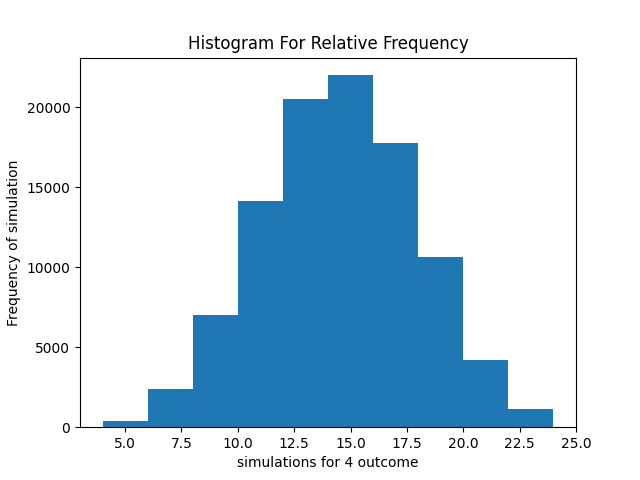

Here is the Python script that generated this plot:
import numpy as np
from random import randint
from matplotlib import pyplot as plt

num = 4
result = [ ]
for i in range (100000):
    throw = [randint(1,6) for r in range(num)]
    s = sum([j for j in throw])
    result.append(s)

arr = np.array(result)
print ("Total number appearing in 4 dice =" ,arr)
plt.hist(arr)
plt.title('Histogram For Relative Frequency')
plt.xlabel('simulations for 4 outcome')
plt.ylabel('Frequency of simulation')
plt.show()
